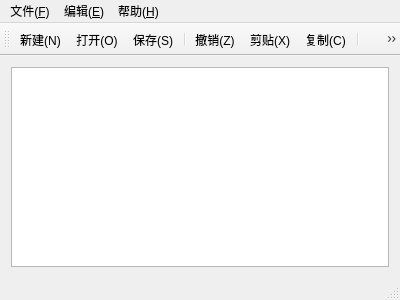
<?xml version="1.0" encoding="UTF-8"?>
<ui version="4.0">
 <class>MainWindow</class>
 <widget class="QMainWindow" name="MainWindow">
  <property name="geometry">
   <rect>
    <x>0</x>
    <y>0</y>
    <width>400</width>
    <height>300</height>
   </rect>
  </property>
  <property name="windowTitle">
   <string>MainWindow</string>
  </property>
  <widget class="QWidget" name="centralWidget">
   <layout class="QGridLayout" name="gridLayout_2">
    <item row="0" column="0">
     <layout class="QGridLayout" name="gridLayout">
      <item row="0" column="0">
       <widget class="QTextEdit" name="textEdit"/>
      </item>
     </layout>
    </item>
   </layout>
   <zorder>pushButton_3</zorder>
   <zorder>verticalLayoutWidget</zorder>
   <zorder>pushButton</zorder>
   <zorder>pushButton_2</zorder>
   <zorder>pushButton_3</zorder>
   <zorder>gridLayoutWidget</zorder>
  </widget>
  <widget class="QMenuBar" name="menuBar">
   <property name="geometry">
    <rect>
     <x>0</x>
     <y>0</y>
     <width>400</width>
     <height>22</height>
    </rect>
   </property>
   <widget class="QMenu" name="menu_F">
    <property name="title">
     <string>文件(&amp;F)</string>
    </property>
    <addaction name="actionNew_file"/>
    <addaction name="action_Open"/>
    <addaction name="action_Close"/>
    <addaction name="separator"/>
    <addaction name="action_store"/>
    <addaction name="action_OtherStock"/>
    <addaction name="separator"/>
    <addaction name="action_Exit"/>
   </widget>
   <widget class="QMenu" name="menu_E">
    <property name="title">
     <string>编辑(&amp;E)</string>
    </property>
    <addaction name="action_chexiao"/>
    <addaction name="action_jiantie"/>
    <addaction name="action_copy"/>
    <addaction name="action_paste"/>
    <addaction name="action_find"/>
   </widget>
   <widget class="QMenu" name="menu_H">
    <property name="title">
     <string>帮助(&amp;H)</string>
    </property>
    <addaction name="action_introduce"/>
   </widget>
   <addaction name="menu_F"/>
   <addaction name="menu_E"/>
   <addaction name="menu_H"/>
  </widget>
  <widget class="QToolBar" name="mainToolBar">
   <attribute name="toolBarArea">
    <enum>TopToolBarArea</enum>
   </attribute>
   <attribute name="toolBarBreak">
    <bool>false</bool>
   </attribute>
   <addaction name="actionNew_file"/>
   <addaction name="action_Open"/>
   <addaction name="action_store"/>
   <addaction name="separator"/>
   <addaction name="action_chexiao"/>
   <addaction name="action_jiantie"/>
   <addaction name="action_copy"/>
   <addaction name="separator"/>
   <addaction name="action_find"/>
  </widget>
  <widget class="QStatusBar" name="statusBar"/>
  <action name="actionNew_file">
   <property name="icon">
    <iconset resource="image.qrc">
     <normaloff>:/myImage/actions/filenew.png</normaloff>:/myImage/actions/filenew.png</iconset>
   </property>
   <property name="text">
    <string>新建(&amp;N)</string>
   </property>
   <property name="toolTip">
    <string>&lt;html&gt;&lt;head/&gt;&lt;body&gt;&lt;p&gt;&lt;span style=&quot; font-weight:600;&quot;&gt;New File(N)&lt;/span&gt;&lt;/p&gt;&lt;/body&gt;&lt;/html&gt;</string>
   </property>
  </action>
  <action name="action_Open">
   <property name="icon">
    <iconset resource="image.qrc">
     <normaloff>:/myImage/actions/fileopen.png</normaloff>:/myImage/actions/fileopen.png</iconset>
   </property>
   <property name="text">
    <string>打开(&amp;O)</string>
   </property>
  </action>
  <action name="action_Close">
   <property name="icon">
    <iconset resource="image.qrc">
     <normaloff>:/myImage/actions/gtk-close.png</normaloff>:/myImage/actions/gtk-close.png</iconset>
   </property>
   <property name="text">
    <string>关闭(&amp;C)</string>
   </property>
  </action>
  <action name="action_store">
   <property name="icon">
    <iconset resource="image.qrc">
     <normaloff>:/myImage/actions/stock_save.png</normaloff>:/myImage/actions/stock_save.png</iconset>
   </property>
   <property name="text">
    <string>保存(&amp;S)</string>
   </property>
  </action>
  <action name="action_OtherStock">
   <property name="icon">
    <iconset resource="image.qrc">
     <normaloff>:/myImage/actions/document-save-as.png</normaloff>:/myImage/actions/document-save-as.png</iconset>
   </property>
   <property name="text">
    <string>另存为(&amp;A)</string>
   </property>
  </action>
  <action name="action_Exit">
   <property name="icon">
    <iconset resource="image.qrc">
     <normaloff>:/myImage/actions/exit.png</normaloff>:/myImage/actions/exit.png</iconset>
   </property>
   <property name="text">
    <string>退出</string>
   </property>
  </action>
  <action name="action_chexiao">
   <property name="icon">
    <iconset resource="image.qrc">
     <normaloff>:/myImage/actions/document-revert.png</normaloff>:/myImage/actions/document-revert.png</iconset>
   </property>
   <property name="text">
    <string>撤销(&amp;Z)</string>
   </property>
  </action>
  <action name="action_jiantie">
   <property name="icon">
    <iconset resource="image.qrc">
     <normaloff>:/myImage/actions/edit-cut.png</normaloff>:/myImage/actions/edit-cut.png</iconset>
   </property>
   <property name="text">
    <string>剪贴(&amp;X)</string>
   </property>
  </action>
  <action name="action_copy">
   <property name="icon">
    <iconset resource="image.qrc">
     <normaloff>:/myImage/actions/edit-copy.png</normaloff>:/myImage/actions/edit-copy.png</iconset>
   </property>
   <property name="text">
    <string>复制(&amp;C)</string>
   </property>
  </action>
  <action name="action_paste">
   <property name="icon">
    <iconset resource="image.qrc">
     <normaloff>:/myImage/actions/edit-paste.png</normaloff>:/myImage/actions/edit-paste.png</iconset>
   </property>
   <property name="text">
    <string>黏贴(&amp;V)</string>
   </property>
  </action>
  <action name="action_find">
   <property name="icon">
    <iconset resource="image.qrc">
     <normaloff>:/myImage/actions/edit-find.png</normaloff>:/myImage/actions/edit-find.png</iconset>
   </property>
   <property name="text">
    <string>查找(&amp;F)</string>
   </property>
  </action>
  <action name="action_introduce">
   <property name="text">
    <string>版本说明</string>
   </property>
  </action>
 </widget>
 <layoutdefault spacing="6" margin="11"/>
 <resources>
  <include location="image.qrc"/>
 </resources>
 <connections/>
</ui>
